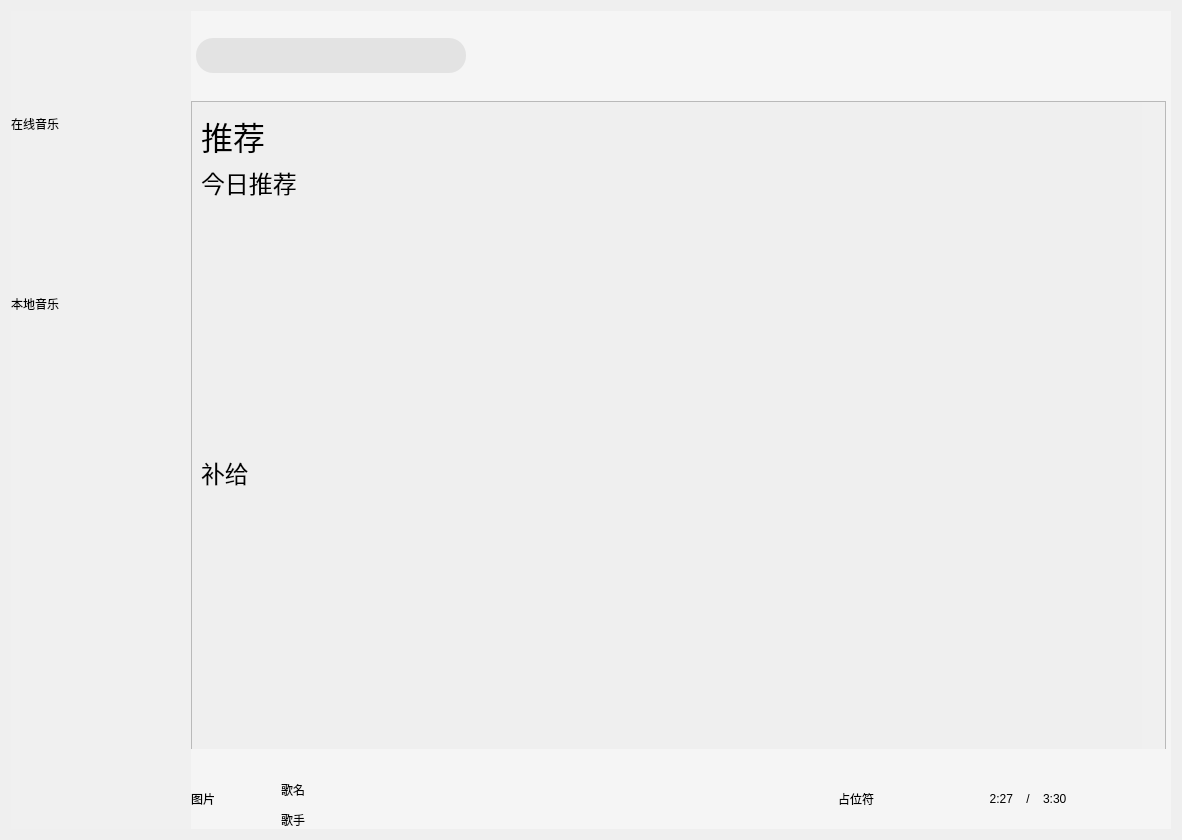
<?xml version="1.0" encoding="UTF-8"?>
<ui version="4.0">
 <class>MuePlayer</class>
 <widget class="QWidget" name="MuePlayer">
  <property name="geometry">
   <rect>
    <x>0</x>
    <y>0</y>
    <width>1180</width>
    <height>840</height>
   </rect>
  </property>
  <property name="windowTitle">
   <string>MuePlayer</string>
  </property>
  <property name="styleSheet">
   <string notr="true"/>
  </property>
  <layout class="QVBoxLayout" name="verticalLayout">
   <item>
    <widget class="QWidget" name="background" native="true">
     <property name="styleSheet">
      <string notr="true"/>
     </property>
     <layout class="QVBoxLayout" name="verticalLayout_2">
      <property name="spacing">
       <number>0</number>
      </property>
      <property name="leftMargin">
       <number>0</number>
      </property>
      <property name="topMargin">
       <number>0</number>
      </property>
      <property name="rightMargin">
       <number>0</number>
      </property>
      <property name="bottomMargin">
       <number>0</number>
      </property>
      <item>
       <widget class="QWidget" name="head" native="true">
        <property name="minimumSize">
         <size>
          <width>0</width>
          <height>90</height>
         </size>
        </property>
        <property name="maximumSize">
         <size>
          <width>16777215</width>
          <height>90</height>
         </size>
        </property>
        <property name="styleSheet">
         <string notr="true"/>
        </property>
        <layout class="QHBoxLayout" name="horizontalLayout">
         <property name="spacing">
          <number>0</number>
         </property>
         <property name="leftMargin">
          <number>0</number>
         </property>
         <property name="topMargin">
          <number>0</number>
         </property>
         <property name="rightMargin">
          <number>0</number>
         </property>
         <property name="bottomMargin">
          <number>0</number>
         </property>
         <item>
          <widget class="QWidget" name="headLeft" native="true">
           <property name="minimumSize">
            <size>
             <width>180</width>
             <height>0</height>
            </size>
           </property>
           <property name="maximumSize">
            <size>
             <width>180</width>
             <height>16777215</height>
            </size>
           </property>
           <property name="styleSheet">
            <string notr="true">#headLeft
{
	background-color:#F0F0F0 /*设置背景颜色*/
}
</string>
           </property>
           <layout class="QHBoxLayout" name="horizontalLayout_2">
            <property name="spacing">
             <number>0</number>
            </property>
            <property name="leftMargin">
             <number>0</number>
            </property>
            <property name="topMargin">
             <number>0</number>
            </property>
            <property name="bottomMargin">
             <number>0</number>
            </property>
            <item>
             <widget class="QLabel" name="logo">
              <property name="minimumSize">
               <size>
                <width>180</width>
                <height>0</height>
               </size>
              </property>
              <property name="maximumSize">
               <size>
                <width>180</width>
                <height>16777215</height>
               </size>
              </property>
              <property name="styleSheet">
               <string notr="true">#logo
{
	background-image:url(:/image/Logo.jpg);
	background-repeat:no-repeat;
	background-position:center center;
}</string>
              </property>
              <property name="text">
               <string/>
              </property>
             </widget>
            </item>
           </layout>
          </widget>
         </item>
         <item>
          <widget class="QWidget" name="headRight" native="true">
           <property name="styleSheet">
            <string notr="true">#headRight
{
	background-color:#F5F5F5;
}</string>
           </property>
           <layout class="QHBoxLayout" name="horizontalLayout_3">
            <property name="spacing">
             <number>0</number>
            </property>
            <property name="leftMargin">
             <number>0</number>
            </property>
            <property name="topMargin">
             <number>0</number>
            </property>
            <property name="rightMargin">
             <number>0</number>
            </property>
            <property name="bottomMargin">
             <number>0</number>
            </property>
            <item>
             <widget class="QWidget" name="searchBox" native="true">
              <property name="minimumSize">
               <size>
                <width>280</width>
                <height>0</height>
               </size>
              </property>
              <property name="maximumSize">
               <size>
                <width>280</width>
                <height>16777215</height>
               </size>
              </property>
              <property name="styleSheet">
               <string notr="true"/>
              </property>
              <layout class="QVBoxLayout" name="verticalLayout_3">
               <property name="spacing">
                <number>0</number>
               </property>
               <property name="leftMargin">
                <number>5</number>
               </property>
               <property name="topMargin">
                <number>0</number>
               </property>
               <property name="rightMargin">
                <number>5</number>
               </property>
               <property name="bottomMargin">
                <number>0</number>
               </property>
               <item>
                <widget class="QLineEdit" name="lineEdit">
                 <property name="minimumSize">
                  <size>
                   <width>0</width>
                   <height>35</height>
                  </size>
                 </property>
                 <property name="maximumSize">
                  <size>
                   <width>16777215</width>
                   <height>35</height>
                  </size>
                 </property>
                 <property name="styleSheet">
                  <string notr="true">#lineEdit
{
	background-color:#e3e3e3;
	border:none;
	border-radius:17px;
	padding-left:17px;
}</string>
                 </property>
                </widget>
               </item>
              </layout>
             </widget>
            </item>
            <item>
             <widget class="QWidget" name="settingBox" native="true">
              <property name="styleSheet">
               <string notr="true">QPushButton
{
	border:none;
	background-repeat:no-repeat;
	background-position:center center;
}

QPushButton:hover
{
	background-color:rgba(255,0,0,0.5);
}</string>
              </property>
              <layout class="QHBoxLayout" name="horizontalLayout_5">
               <property name="spacing">
                <number>0</number>
               </property>
               <property name="leftMargin">
                <number>5</number>
               </property>
               <property name="topMargin">
                <number>0</number>
               </property>
               <property name="rightMargin">
                <number>5</number>
               </property>
               <property name="bottomMargin">
                <number>0</number>
               </property>
               <item>
                <spacer name="horizontalSpacer">
                 <property name="orientation">
                  <enum>Qt::Horizontal</enum>
                 </property>
                 <property name="sizeHint" stdset="0">
                  <size>
                   <width>290</width>
                   <height>20</height>
                  </size>
                 </property>
                </spacer>
               </item>
               <item>
                <widget class="QPushButton" name="skin">
                 <property name="minimumSize">
                  <size>
                   <width>30</width>
                   <height>30</height>
                  </size>
                 </property>
                 <property name="maximumSize">
                  <size>
                   <width>30</width>
                   <height>30</height>
                  </size>
                 </property>
                 <property name="styleSheet">
                  <string notr="true">#skin
{
	background-image:url(&quot;:/image/skin.png&quot;);
}</string>
                 </property>
                 <property name="text">
                  <string/>
                 </property>
                </widget>
               </item>
               <item>
                <widget class="QPushButton" name="min">
                 <property name="minimumSize">
                  <size>
                   <width>30</width>
                   <height>30</height>
                  </size>
                 </property>
                 <property name="maximumSize">
                  <size>
                   <width>30</width>
                   <height>30</height>
                  </size>
                 </property>
                 <property name="styleSheet">
                  <string notr="true">#min
{
	background-image:url(&quot;:/image/min.png&quot;);
}</string>
                 </property>
                 <property name="text">
                  <string/>
                 </property>
                </widget>
               </item>
               <item>
                <widget class="QPushButton" name="max">
                 <property name="minimumSize">
                  <size>
                   <width>30</width>
                   <height>30</height>
                  </size>
                 </property>
                 <property name="maximumSize">
                  <size>
                   <width>30</width>
                   <height>30</height>
                  </size>
                 </property>
                 <property name="styleSheet">
                  <string notr="true">#max
{
	background-image:url(&quot;:/image/max.png&quot;);
}</string>
                 </property>
                 <property name="text">
                  <string/>
                 </property>
                </widget>
               </item>
               <item>
                <widget class="QPushButton" name="quit">
                 <property name="minimumSize">
                  <size>
                   <width>30</width>
                   <height>30</height>
                  </size>
                 </property>
                 <property name="maximumSize">
                  <size>
                   <width>30</width>
                   <height>30</height>
                  </size>
                 </property>
                 <property name="styleSheet">
                  <string notr="true">#quit
{
	background-image:url(&quot;:/image/quit.png&quot;);
}</string>
                 </property>
                 <property name="text">
                  <string/>
                 </property>
                </widget>
               </item>
              </layout>
             </widget>
            </item>
           </layout>
          </widget>
         </item>
        </layout>
       </widget>
      </item>
      <item>
       <widget class="QWidget" name="body" native="true">
        <property name="styleSheet">
         <string notr="true"/>
        </property>
        <layout class="QHBoxLayout" name="horizontalLayout_4">
         <property name="spacing">
          <number>0</number>
         </property>
         <property name="leftMargin">
          <number>0</number>
         </property>
         <property name="topMargin">
          <number>0</number>
         </property>
         <property name="rightMargin">
          <number>0</number>
         </property>
         <property name="bottomMargin">
          <number>0</number>
         </property>
         <item>
          <widget class="QWidget" name="bodyLeft" native="true">
           <property name="minimumSize">
            <size>
             <width>180</width>
             <height>0</height>
            </size>
           </property>
           <property name="maximumSize">
            <size>
             <width>180</width>
             <height>16777215</height>
            </size>
           </property>
           <property name="styleSheet">
            <string notr="true">#bodyLeft
{
	background-color:#f0f0f0;
}</string>
           </property>
           <layout class="QVBoxLayout" name="verticalLayout_4">
            <property name="spacing">
             <number>0</number>
            </property>
            <property name="leftMargin">
             <number>0</number>
            </property>
            <property name="topMargin">
             <number>0</number>
            </property>
            <property name="rightMargin">
             <number>0</number>
            </property>
            <property name="bottomMargin">
             <number>0</number>
            </property>
            <item>
             <widget class="QWidget" name="leftBox" native="true">
              <property name="minimumSize">
               <size>
                <width>180</width>
                <height>360</height>
               </size>
              </property>
              <property name="maximumSize">
               <size>
                <width>180</width>
                <height>360</height>
               </size>
              </property>
              <property name="styleSheet">
               <string notr="true"/>
              </property>
              <layout class="QVBoxLayout" name="verticalLayout_5">
               <property name="spacing">
                <number>0</number>
               </property>
               <property name="leftMargin">
                <number>0</number>
               </property>
               <property name="topMargin">
                <number>0</number>
               </property>
               <property name="rightMargin">
                <number>0</number>
               </property>
               <property name="bottomMargin">
                <number>0</number>
               </property>
               <item>
                <widget class="QWidget" name="online" native="true">
                 <property name="styleSheet">
                  <string notr="true"/>
                 </property>
                 <layout class="QVBoxLayout" name="verticalLayout_6">
                  <property name="spacing">
                   <number>0</number>
                  </property>
                  <property name="leftMargin">
                   <number>0</number>
                  </property>
                  <property name="topMargin">
                   <number>0</number>
                  </property>
                  <property name="rightMargin">
                   <number>0</number>
                  </property>
                  <property name="bottomMargin">
                   <number>0</number>
                  </property>
                  <item>
                   <widget class="QLabel" name="onlineMusic">
                    <property name="text">
                     <string>在线音乐</string>
                    </property>
                   </widget>
                  </item>
                  <item>
                   <widget class="ButtonForm" name="recomd" native="true">
                    <property name="styleSheet">
                     <string notr="true">background-color:#f0f0f0;</string>
                    </property>
                   </widget>
                  </item>
                  <item>
                   <widget class="ButtonForm" name="audio" native="true">
                    <property name="styleSheet">
                     <string notr="true">background-color:#f0f0f0;</string>
                    </property>
                   </widget>
                  </item>
                  <item>
                   <widget class="ButtonForm" name="music" native="true">
                    <property name="styleSheet">
                     <string notr="true">background-color:#f0f0f0;</string>
                    </property>
                   </widget>
                  </item>
                 </layout>
                </widget>
               </item>
               <item>
                <widget class="QWidget" name="local" native="true">
                 <property name="styleSheet">
                  <string notr="true"/>
                 </property>
                 <layout class="QVBoxLayout" name="verticalLayout_7">
                  <property name="spacing">
                   <number>0</number>
                  </property>
                  <property name="leftMargin">
                   <number>0</number>
                  </property>
                  <property name="topMargin">
                   <number>0</number>
                  </property>
                  <property name="rightMargin">
                   <number>0</number>
                  </property>
                  <property name="bottomMargin">
                   <number>0</number>
                  </property>
                  <item>
                   <widget class="QLabel" name="myMusic">
                    <property name="text">
                     <string>本地音乐</string>
                    </property>
                   </widget>
                  </item>
                  <item>
                   <widget class="ButtonForm" name="like" native="true">
                    <property name="styleSheet">
                     <string notr="true">background-color:#f0f0f0;</string>
                    </property>
                   </widget>
                  </item>
                  <item>
                   <widget class="ButtonForm" name="localMusic" native="true">
                    <property name="styleSheet">
                     <string notr="true">background-color:#f0f0f0;</string>
                    </property>
                   </widget>
                  </item>
                  <item>
                   <widget class="ButtonForm" name="recent" native="true">
                    <property name="styleSheet">
                     <string notr="true">background-color:#f0f0f0;</string>
                    </property>
                   </widget>
                  </item>
                 </layout>
                </widget>
               </item>
              </layout>
             </widget>
            </item>
            <item>
             <spacer name="verticalSpacer">
              <property name="orientation">
               <enum>Qt::Vertical</enum>
              </property>
              <property name="sizeHint" stdset="0">
               <size>
                <width>20</width>
                <height>189</height>
               </size>
              </property>
             </spacer>
            </item>
           </layout>
          </widget>
         </item>
         <item>
          <widget class="QWidget" name="bodyRight" native="true">
           <property name="styleSheet">
            <string notr="true">#bodyRight
{
	background-color:#f5f5f5;
	
}</string>
           </property>
           <layout class="QVBoxLayout" name="verticalLayout_8">
            <property name="spacing">
             <number>0</number>
            </property>
            <property name="leftMargin">
             <number>0</number>
            </property>
            <property name="topMargin">
             <number>0</number>
            </property>
            <property name="rightMargin">
             <number>0</number>
            </property>
            <property name="bottomMargin">
             <number>0</number>
            </property>
            <item>
             <widget class="QStackedWidget" name="stackedWidget">
              <property name="styleSheet">
               <string notr="true"/>
              </property>
              <widget class="QWidget" name="recomdPage">
               <property name="minimumSize">
                <size>
                 <width>980</width>
                 <height>0</height>
                </size>
               </property>
               <property name="maximumSize">
                <size>
                 <width>980</width>
                 <height>16777215</height>
                </size>
               </property>
               <widget class="QScrollArea" name="scrollArea">
                <property name="geometry">
                 <rect>
                  <x>0</x>
                  <y>0</y>
                  <width>975</width>
                  <height>650</height>
                 </rect>
                </property>
                <property name="minimumSize">
                 <size>
                  <width>975</width>
                  <height>650</height>
                 </size>
                </property>
                <property name="maximumSize">
                 <size>
                  <width>975</width>
                  <height>650</height>
                 </size>
                </property>
                <property name="styleSheet">
                 <string notr="true">#scrollArea:vertical
{
	width:10px;
	background-color:#F0F0F0;
	margin:0px 0px 0px 0px;
}
#scrollArea::handle:vertical
{
	width:10px;
	background-color:#E3E3E3;
	border-radius:5px;
	min-height:20px;
}
</string>
                </property>
                <property name="widgetResizable">
                 <bool>true</bool>
                </property>
                <widget class="QWidget" name="scrollAreaWidgetContents">
                 <property name="geometry">
                  <rect>
                   <x>0</x>
                   <y>0</y>
                   <width>950</width>
                   <height>648</height>
                  </rect>
                 </property>
                 <property name="minimumSize">
                  <size>
                   <width>950</width>
                   <height>0</height>
                  </size>
                 </property>
                 <property name="maximumSize">
                  <size>
                   <width>950</width>
                   <height>16777215</height>
                  </size>
                 </property>
                 <layout class="QVBoxLayout" name="verticalLayout_9">
                  <property name="rightMargin">
                   <number>2</number>
                  </property>
                  <item>
                   <widget class="QLabel" name="rec">
                    <property name="minimumSize">
                     <size>
                      <width>0</width>
                      <height>50</height>
                     </size>
                    </property>
                    <property name="maximumSize">
                     <size>
                      <width>16777215</width>
                      <height>50</height>
                     </size>
                    </property>
                    <property name="font">
                     <font>
                      <pointsize>24</pointsize>
                     </font>
                    </property>
                    <property name="text">
                     <string>推荐</string>
                    </property>
                   </widget>
                  </item>
                  <item>
                   <widget class="QLabel" name="todayRec">
                    <property name="minimumSize">
                     <size>
                      <width>0</width>
                      <height>30</height>
                     </size>
                    </property>
                    <property name="maximumSize">
                     <size>
                      <width>16777215</width>
                      <height>30</height>
                     </size>
                    </property>
                    <property name="font">
                     <font>
                      <pointsize>18</pointsize>
                     </font>
                    </property>
                    <property name="text">
                     <string>今日推荐</string>
                    </property>
                   </widget>
                  </item>
                  <item>
                   <widget class="RecBox" name="todayBox" native="true"/>
                  </item>
                  <item>
                   <widget class="QLabel" name="supplyRec">
                    <property name="minimumSize">
                     <size>
                      <width>0</width>
                      <height>30</height>
                     </size>
                    </property>
                    <property name="maximumSize">
                     <size>
                      <width>16777215</width>
                      <height>30</height>
                     </size>
                    </property>
                    <property name="font">
                     <font>
                      <pointsize>18</pointsize>
                     </font>
                    </property>
                    <property name="text">
                     <string>补给</string>
                    </property>
                   </widget>
                  </item>
                  <item>
                   <widget class="RecBox" name="supplyBox" native="true"/>
                  </item>
                 </layout>
                </widget>
               </widget>
              </widget>
              <widget class="QWidget" name="audioPage">
               <widget class="QLabel" name="label_2">
                <property name="geometry">
                 <rect>
                  <x>310</x>
                  <y>290</y>
                  <width>72</width>
                  <height>15</height>
                 </rect>
                </property>
                <property name="text">
                 <string>电台页面</string>
                </property>
               </widget>
              </widget>
              <widget class="QWidget" name="musicPage">
               <widget class="QLabel" name="label_3">
                <property name="geometry">
                 <rect>
                  <x>190</x>
                  <y>280</y>
                  <width>72</width>
                  <height>15</height>
                 </rect>
                </property>
                <property name="text">
                 <string>音乐页面</string>
                </property>
               </widget>
              </widget>
              <widget class="commonPage" name="likePage"/>
              <widget class="commonPage" name="loaclMusicPage"/>
              <widget class="commonPage" name="recentPage"/>
             </widget>
            </item>
            <item>
             <widget class="MusicSlider" name="progressBar" native="true">
              <property name="minimumSize">
               <size>
                <width>970</width>
                <height>20</height>
               </size>
              </property>
              <property name="maximumSize">
               <size>
                <width>970</width>
                <height>20</height>
               </size>
              </property>
              <property name="styleSheet">
               <string notr="true"/>
              </property>
             </widget>
            </item>
            <item>
             <widget class="QWidget" name="control" native="true">
              <property name="minimumSize">
               <size>
                <width>970</width>
                <height>60</height>
               </size>
              </property>
              <property name="maximumSize">
               <size>
                <width>970</width>
                <height>60</height>
               </size>
              </property>
              <property name="styleSheet">
               <string notr="true"/>
              </property>
              <layout class="QHBoxLayout" name="horizontalLayout_7">
               <property name="spacing">
                <number>0</number>
               </property>
               <property name="leftMargin">
                <number>0</number>
               </property>
               <property name="topMargin">
                <number>0</number>
               </property>
               <property name="rightMargin">
                <number>0</number>
               </property>
               <property name="bottomMargin">
                <number>0</number>
               </property>
               <item>
                <widget class="QWidget" name="play_1" native="true">
                 <property name="styleSheet">
                  <string notr="true"/>
                 </property>
                 <layout class="QGridLayout" name="gridLayout">
                  <property name="leftMargin">
                   <number>0</number>
                  </property>
                  <property name="topMargin">
                   <number>0</number>
                  </property>
                  <property name="rightMargin">
                   <number>0</number>
                  </property>
                  <property name="bottomMargin">
                   <number>0</number>
                  </property>
                  <property name="spacing">
                   <number>0</number>
                  </property>
                  <item row="0" column="0">
                   <widget class="QLabel" name="musicCover">
                    <property name="minimumSize">
                     <size>
                      <width>90</width>
                      <height>60</height>
                     </size>
                    </property>
                    <property name="maximumSize">
                     <size>
                      <width>90</width>
                      <height>60</height>
                     </size>
                    </property>
                    <property name="text">
                     <string>图片</string>
                    </property>
                   </widget>
                  </item>
                  <item row="0" column="1">
                   <widget class="QLabel" name="musicName">
                    <property name="text">
                     <string>歌名</string>
                    </property>
                   </widget>
                  </item>
                  <item row="1" column="1">
                   <widget class="QLabel" name="musicSinger">
                    <property name="text">
                     <string>歌手</string>
                    </property>
                   </widget>
                  </item>
                 </layout>
                </widget>
               </item>
               <item>
                <widget class="QWidget" name="play_2" native="true">
                 <property name="styleSheet">
                  <string notr="true">QPushButton
{
	border:none;
	background-repeat:no-repeat;
	background-position: center center;
}

QPushButton:hover
{
	background-color:rgba(255,0,0,0.5);
}</string>
                 </property>
                 <layout class="QHBoxLayout" name="horizontalLayout_8">
                  <property name="spacing">
                   <number>0</number>
                  </property>
                  <property name="leftMargin">
                   <number>0</number>
                  </property>
                  <property name="topMargin">
                   <number>0</number>
                  </property>
                  <property name="rightMargin">
                   <number>0</number>
                  </property>
                  <property name="bottomMargin">
                   <number>0</number>
                  </property>
                  <item>
                   <widget class="QPushButton" name="playMode">
                    <property name="minimumSize">
                     <size>
                      <width>30</width>
                      <height>30</height>
                     </size>
                    </property>
                    <property name="maximumSize">
                     <size>
                      <width>30</width>
                      <height>30</height>
                     </size>
                    </property>
                    <property name="styleSheet">
                     <string notr="true"/>
                    </property>
                    <property name="text">
                     <string/>
                    </property>
                   </widget>
                  </item>
                  <item>
                   <widget class="QPushButton" name="playUp">
                    <property name="minimumSize">
                     <size>
                      <width>30</width>
                      <height>30</height>
                     </size>
                    </property>
                    <property name="maximumSize">
                     <size>
                      <width>30</width>
                      <height>30</height>
                     </size>
                    </property>
                    <property name="styleSheet">
                     <string notr="true">#playUp
{
	background-image:url(&quot;:/image/up.png&quot;);
}</string>
                    </property>
                    <property name="text">
                     <string/>
                    </property>
                   </widget>
                  </item>
                  <item>
                   <widget class="QPushButton" name="play">
                    <property name="minimumSize">
                     <size>
                      <width>30</width>
                      <height>30</height>
                     </size>
                    </property>
                    <property name="maximumSize">
                     <size>
                      <width>30</width>
                      <height>30</height>
                     </size>
                    </property>
                    <property name="styleSheet">
                     <string notr="true"/>
                    </property>
                    <property name="text">
                     <string/>
                    </property>
                   </widget>
                  </item>
                  <item>
                   <widget class="QPushButton" name="playDown">
                    <property name="minimumSize">
                     <size>
                      <width>30</width>
                      <height>30</height>
                     </size>
                    </property>
                    <property name="maximumSize">
                     <size>
                      <width>30</width>
                      <height>30</height>
                     </size>
                    </property>
                    <property name="styleSheet">
                     <string notr="true">#playDown
{
	background-image:url(&quot;:/image/down.png&quot;);

}</string>
                    </property>
                    <property name="text">
                     <string/>
                    </property>
                   </widget>
                  </item>
                  <item>
                   <widget class="QPushButton" name="volume">
                    <property name="minimumSize">
                     <size>
                      <width>30</width>
                      <height>30</height>
                     </size>
                    </property>
                    <property name="maximumSize">
                     <size>
                      <width>30</width>
                      <height>30</height>
                     </size>
                    </property>
                    <property name="styleSheet">
                     <string notr="true">#volume
{
	background-image:url(&quot;:/image/volumn.png&quot;);
}</string>
                    </property>
                    <property name="text">
                     <string/>
                    </property>
                   </widget>
                  </item>
                  <item>
                   <widget class="QPushButton" name="addLocal">
                    <property name="minimumSize">
                     <size>
                      <width>30</width>
                      <height>30</height>
                     </size>
                    </property>
                    <property name="maximumSize">
                     <size>
                      <width>30</width>
                      <height>30</height>
                     </size>
                    </property>
                    <property name="styleSheet">
                     <string notr="true">#addLocal
{
	background-image:url(&quot;:/image/add.png&quot;);

}</string>
                    </property>
                    <property name="text">
                     <string/>
                    </property>
                   </widget>
                  </item>
                 </layout>
                </widget>
               </item>
               <item>
                <widget class="QWidget" name="play_3" native="true">
                 <property name="styleSheet">
                  <string notr="true"/>
                 </property>
                 <layout class="QHBoxLayout" name="horizontalLayout_9">
                  <property name="spacing">
                   <number>0</number>
                  </property>
                  <property name="leftMargin">
                   <number>0</number>
                  </property>
                  <property name="topMargin">
                   <number>0</number>
                  </property>
                  <property name="rightMargin">
                   <number>0</number>
                  </property>
                  <property name="bottomMargin">
                   <number>0</number>
                  </property>
                  <item>
                   <widget class="QLabel" name="nullLabel">
                    <property name="text">
                     <string>占位符</string>
                    </property>
                   </widget>
                  </item>
                  <item>
                   <widget class="QLabel" name="currentTime">
                    <property name="text">
                     <string>2:27</string>
                    </property>
                    <property name="alignment">
                     <set>Qt::AlignRight|Qt::AlignTrailing|Qt::AlignVCenter</set>
                    </property>
                   </widget>
                  </item>
                  <item>
                   <widget class="QLabel" name="line">
                    <property name="minimumSize">
                     <size>
                      <width>30</width>
                      <height>0</height>
                     </size>
                    </property>
                    <property name="maximumSize">
                     <size>
                      <width>30</width>
                      <height>16777215</height>
                     </size>
                    </property>
                    <property name="text">
                     <string>/</string>
                    </property>
                    <property name="alignment">
                     <set>Qt::AlignCenter</set>
                    </property>
                   </widget>
                  </item>
                  <item>
                   <widget class="QLabel" name="totalTime">
                    <property name="text">
                     <string>3:30</string>
                    </property>
                    <property name="alignment">
                     <set>Qt::AlignLeading|Qt::AlignLeft|Qt::AlignVCenter</set>
                    </property>
                   </widget>
                  </item>
                  <item>
                   <widget class="QPushButton" name="word">
                    <property name="minimumSize">
                     <size>
                      <width>30</width>
                      <height>30</height>
                     </size>
                    </property>
                    <property name="maximumSize">
                     <size>
                      <width>30</width>
                      <height>30</height>
                     </size>
                    </property>
                    <property name="styleSheet">
                     <string notr="true">#word
{
	border:none;
	background-image:url(&quot;:/image/ci.png&quot;);
	background-repeat:no-reapeat;
	background-position:center center;

}
#word:hover
{
	background-color:rgba(220,220,220,0.5);
}</string>
                    </property>
                    <property name="text">
                     <string/>
                    </property>
                   </widget>
                  </item>
                 </layout>
                </widget>
               </item>
              </layout>
             </widget>
            </item>
           </layout>
          </widget>
         </item>
        </layout>
       </widget>
      </item>
     </layout>
    </widget>
   </item>
  </layout>
 </widget>
 <customwidgets>
  <customwidget>
   <class>ButtonForm</class>
   <extends>QWidget</extends>
   <header location="global">buttonform.h</header>
   <container>1</container>
  </customwidget>
  <customwidget>
   <class>RecBox</class>
   <extends>QWidget</extends>
   <header location="global">recbox.h</header>
   <container>1</container>
  </customwidget>
  <customwidget>
   <class>commonPage</class>
   <extends>QWidget</extends>
   <header location="global">commonpage.h</header>
   <container>1</container>
  </customwidget>
  <customwidget>
   <class>MusicSlider</class>
   <extends>QWidget</extends>
   <header location="global">musicslider.h</header>
   <container>1</container>
  </customwidget>
 </customwidgets>
 <resources/>
 <connections/>
</ui>
